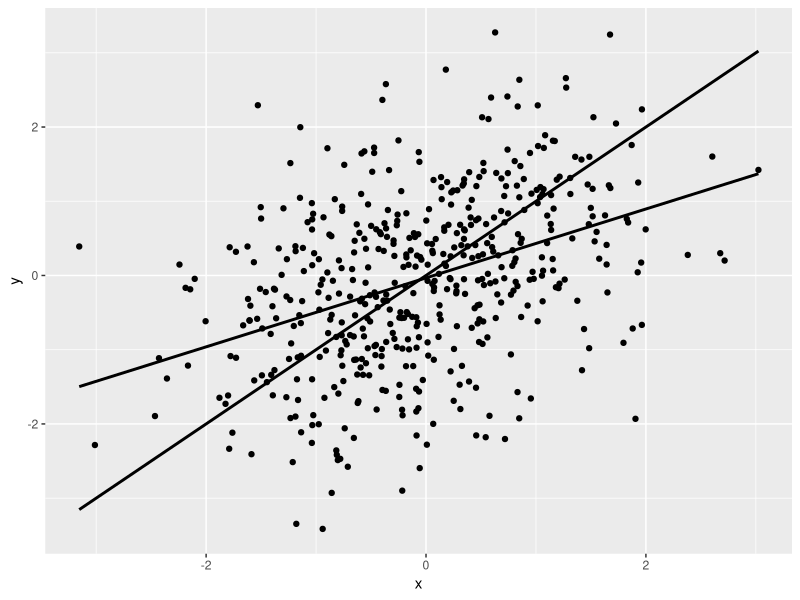

This chart was generated by the following R code:
## ---- chunk 1
library(ggplot2)
## ---- chunk 2
n_points <- 500
df <- data.frame(x <- rnorm(n_points))
df$y <- .5*x + rnorm(n_points)

lm_fit <- lm(y ~ x, df)

print(lm_fit)
df$pred <- predict.lm(lm_fit, df)

ggplot() +
  geom_point(aes(x, y), df) +
  geom_line(aes(x, x), df, size=1) +
  geom_line(aes(x, pred), df, size=1)
